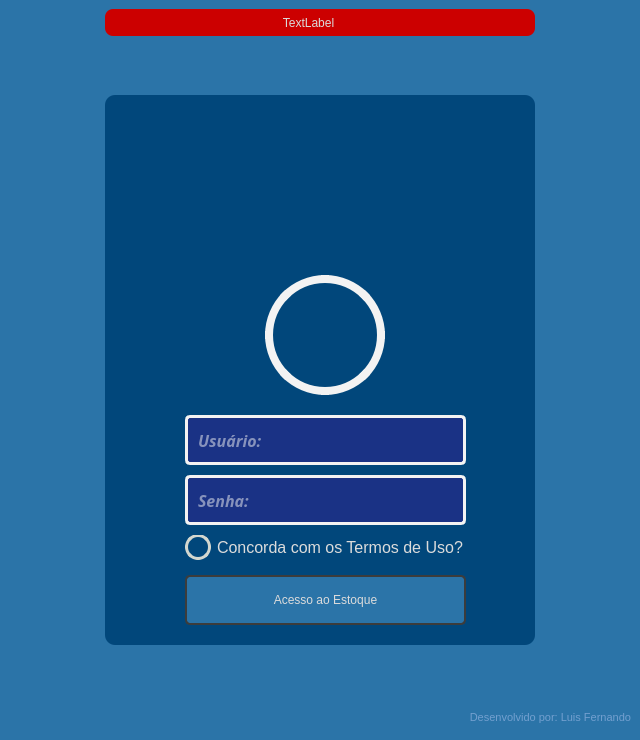
<?xml version="1.0" encoding="UTF-8"?>
<ui version="4.0">
 <class>Form</class>
 <widget class="QWidget" name="Form">
  <property name="geometry">
   <rect>
    <x>0</x>
    <y>0</y>
    <width>640</width>
    <height>740</height>
   </rect>
  </property>
  <property name="minimumSize">
   <size>
    <width>500</width>
    <height>700</height>
   </size>
  </property>
  <property name="windowTitle">
   <string>Login</string>
  </property>
  <property name="windowIcon">
   <iconset resource="recursos.qrc">
    <normaloff>:/icones/images/My-Documents-icon.png</normaloff>:/icones/images/My-Documents-icon.png</iconset>
  </property>
  <property name="windowOpacity">
   <double>1.000000000000000</double>
  </property>
  <property name="styleSheet">
   <string notr="true">color: rgb(219, 219, 219);
background-color: rgb(43, 116, 168);</string>
  </property>
  <layout class="QVBoxLayout" name="verticalLayout">
   <property name="spacing">
    <number>0</number>
   </property>
   <property name="leftMargin">
    <number>0</number>
   </property>
   <property name="topMargin">
    <number>0</number>
   </property>
   <property name="rightMargin">
    <number>0</number>
   </property>
   <property name="bottomMargin">
    <number>0</number>
   </property>
   <item>
    <widget class="QFrame" name="frame_superior">
     <property name="maximumSize">
      <size>
       <width>16777215</width>
       <height>45</height>
      </size>
     </property>
     <property name="styleSheet">
      <string notr="true"/>
     </property>
     <property name="frameShape">
      <enum>QFrame::NoFrame</enum>
     </property>
     <property name="frameShadow">
      <enum>QFrame::Raised</enum>
     </property>
     <layout class="QHBoxLayout" name="horizontalLayout_2">
      <item>
       <widget class="QFrame" name="frame_erro_login">
        <property name="maximumSize">
         <size>
          <width>430</width>
          <height>16777215</height>
         </size>
        </property>
        <property name="styleSheet">
         <string notr="true">background-color: rgb(204, 0, 0);
border-radius: 8px;</string>
        </property>
        <property name="frameShape">
         <enum>QFrame::StyledPanel</enum>
        </property>
        <property name="frameShadow">
         <enum>QFrame::Raised</enum>
        </property>
        <layout class="QHBoxLayout" name="horizontalLayout_3">
         <property name="spacing">
          <number>3</number>
         </property>
         <property name="leftMargin">
          <number>8</number>
         </property>
         <property name="topMargin">
          <number>3</number>
         </property>
         <property name="rightMargin">
          <number>8</number>
         </property>
         <property name="bottomMargin">
          <number>3</number>
         </property>
         <item>
          <widget class="QLabel" name="label_erro">
           <property name="text">
            <string>TextLabel</string>
           </property>
           <property name="alignment">
            <set>Qt::AlignCenter</set>
           </property>
          </widget>
         </item>
         <item>
          <widget class="QPushButton" name="pushButton_fechar_erro">
           <property name="minimumSize">
            <size>
             <width>20</width>
             <height>20</height>
            </size>
           </property>
           <property name="maximumSize">
            <size>
             <width>20</width>
             <height>20</height>
            </size>
           </property>
           <property name="styleSheet">
            <string notr="true">QPushButton {
	background-image: url(:/icon_fechar/images/fechar.png);
	background-position: center;
	border-radius 8px;
}
QPushButton:hover {
	background-color: rgb(226, 129, 63);
}
QPushButton:pressed {
	background-color: rgb(252, 233, 79);
}</string>
           </property>
           <property name="text">
            <string/>
           </property>
          </widget>
         </item>
        </layout>
       </widget>
      </item>
     </layout>
    </widget>
   </item>
   <item>
    <widget class="QFrame" name="frame_central">
     <property name="styleSheet">
      <string notr="true"/>
     </property>
     <property name="frameShape">
      <enum>QFrame::NoFrame</enum>
     </property>
     <property name="frameShadow">
      <enum>QFrame::Raised</enum>
     </property>
     <layout class="QHBoxLayout" name="horizontalLayout" stretch="0">
      <property name="spacing">
       <number>9</number>
      </property>
      <property name="leftMargin">
       <number>9</number>
      </property>
      <property name="topMargin">
       <number>9</number>
      </property>
      <property name="rightMargin">
       <number>9</number>
      </property>
      <property name="bottomMargin">
       <number>9</number>
      </property>
      <item>
       <widget class="QFrame" name="frame_login_area">
        <property name="maximumSize">
         <size>
          <width>430</width>
          <height>550</height>
         </size>
        </property>
        <property name="styleSheet">
         <string notr="true">background-color: rgb(1, 71, 123);
border-radius: 10px;</string>
        </property>
        <property name="frameShape">
         <enum>QFrame::NoFrame</enum>
        </property>
        <property name="frameShadow">
         <enum>QFrame::Raised</enum>
        </property>
        <widget class="QFrame" name="frame_logo_unisa">
         <property name="geometry">
          <rect>
           <x>60</x>
           <y>20</y>
           <width>321</width>
           <height>141</height>
          </rect>
         </property>
         <property name="styleSheet">
          <string notr="true">background-image: url(:/Logo/images/unisa.png);
background-position: center;
background-repeat: no-repeat;</string>
         </property>
         <property name="frameShape">
          <enum>QFrame::StyledPanel</enum>
         </property>
         <property name="frameShadow">
          <enum>QFrame::Raised</enum>
         </property>
        </widget>
        <widget class="QFrame" name="frame_avatar">
         <property name="geometry">
          <rect>
           <x>160</x>
           <y>180</y>
           <width>120</width>
           <height>120</height>
          </rect>
         </property>
         <property name="minimumSize">
          <size>
           <width>120</width>
           <height>120</height>
          </size>
         </property>
         <property name="maximumSize">
          <size>
           <width>120</width>
           <height>120</height>
          </size>
         </property>
         <property name="styleSheet">
          <string notr="true">QFrame{
	background-image: url(:/avatar/images/ursinho.png);
	background-position: center;
	border-radius: 60px;
	border: 8px solid rgb(243, 243, 243);
}</string>
         </property>
         <property name="frameShape">
          <enum>QFrame::StyledPanel</enum>
         </property>
         <property name="frameShadow">
          <enum>QFrame::Raised</enum>
         </property>
        </widget>
        <widget class="QLineEdit" name="lineEdit_usuario">
         <property name="geometry">
          <rect>
           <x>80</x>
           <y>320</y>
           <width>281</width>
           <height>50</height>
          </rect>
         </property>
         <property name="font">
          <font>
           <family>Sans</family>
           <pointsize>12</pointsize>
           <weight>75</weight>
           <italic>true</italic>
           <bold>true</bold>
           <stylestrategy>PreferDefault</stylestrategy>
           <kerning>true</kerning>
          </font>
         </property>
         <property name="toolTip">
          <string/>
         </property>
         <property name="autoFillBackground">
          <bool>false</bool>
         </property>
         <property name="styleSheet">
          <string notr="true">QLineEdit{
	border: 3px solid rgb(243, 243, 243);
	background-color: rgb(26, 50, 133);
	border-radius: 5px;
	color: rgb(243, 243, 243);
	padding: 8px;
}
QLineEdit:hover{
		border: 3px solid rgb(114, 159, 207);
}
QLineEdit:focus{
		border: 3px solid rgb(101, 0, 255);
}</string>
         </property>
         <property name="maxLength">
          <number>120</number>
         </property>
         <property name="placeholderText">
          <string>Usuário:</string>
         </property>
        </widget>
        <widget class="QLineEdit" name="lineEdit_senha">
         <property name="geometry">
          <rect>
           <x>80</x>
           <y>380</y>
           <width>281</width>
           <height>50</height>
          </rect>
         </property>
         <property name="font">
          <font>
           <family>Sans</family>
           <pointsize>12</pointsize>
           <weight>75</weight>
           <italic>true</italic>
           <bold>true</bold>
           <stylestrategy>PreferDefault</stylestrategy>
           <kerning>true</kerning>
          </font>
         </property>
         <property name="toolTip">
          <string/>
         </property>
         <property name="autoFillBackground">
          <bool>false</bool>
         </property>
         <property name="styleSheet">
          <string notr="true">QLineEdit{
	border: 3px solid rgb(243, 243, 243);
	background-color: rgb(26, 50, 133);
	border-radius: 5px;
	color: rgb(243, 243, 243);
	padding: 8px;
}
QLineEdit:hover{
		border: 3px solid rgb(114, 159, 207);
}
QLineEdit:focus{
		border: 3px solid rgb(101, 0, 255);
}</string>
         </property>
         <property name="maxLength">
          <number>120</number>
         </property>
         <property name="echoMode">
          <enum>QLineEdit::Password</enum>
         </property>
         <property name="placeholderText">
          <string>Senha:</string>
         </property>
        </widget>
        <widget class="QCheckBox" name="checkBox">
         <property name="geometry">
          <rect>
           <x>80</x>
           <y>440</y>
           <width>281</width>
           <height>25</height>
          </rect>
         </property>
         <property name="font">
          <font>
           <pointsize>12</pointsize>
          </font>
         </property>
         <property name="styleSheet">
          <string notr="true">QCheckBox::indicator{
	border: 3px solid rgb(211, 215, 207);
	width: 20px;
	height: 20px;
	border-radius: 13px;
	background-color:  rgb(1, 71, 123);
}

QCheckBox::indicator:checked{
    background-image: url(:/icones/images/ok-icon.png);
	background-position: center;
	width: 20px;
	height: 20px;
	border: 3px solid rgb(26, 50, 133);
	background-color: rgb(241, 255, 46);
}</string>
         </property>
         <property name="text">
          <string>Concorda com os Termos de Uso?</string>
         </property>
        </widget>
        <widget class="QPushButton" name="pushButton_acesso">
         <property name="geometry">
          <rect>
           <x>80</x>
           <y>480</y>
           <width>281</width>
           <height>50</height>
          </rect>
         </property>
         <property name="styleSheet">
          <string notr="true">QPushButton {	
	background-color: rgb(43, 116, 168);
	border: 2px solid rgb(60, 60, 60);
	border-radius: 5px;
}
QPushButton:hover {	
	background-color: rgb(26, 50, 133);
	border: 2px solid rgb(114, 159, 207);
}
QPushButton:pressed {	
	background-color: rgb(255, 255, 191);
	border: 2px solid rgb(255, 165, 24);	
	color: rgb(35, 35, 35);
}</string>
         </property>
         <property name="text">
          <string>Acesso ao Estoque</string>
         </property>
        </widget>
       </widget>
      </item>
     </layout>
    </widget>
   </item>
   <item>
    <widget class="QFrame" name="frame_inferior">
     <property name="maximumSize">
      <size>
       <width>16777215</width>
       <height>45</height>
      </size>
     </property>
     <property name="styleSheet">
      <string notr="true"/>
     </property>
     <property name="frameShape">
      <enum>QFrame::NoFrame</enum>
     </property>
     <property name="frameShadow">
      <enum>QFrame::Raised</enum>
     </property>
     <layout class="QHBoxLayout" name="horizontalLayout_4">
      <item>
       <widget class="QLabel" name="label">
        <property name="font">
         <font>
          <pointsize>8</pointsize>
         </font>
        </property>
        <property name="styleSheet">
         <string notr="true">color: rgb(114, 159, 207);</string>
        </property>
        <property name="text">
         <string>Desenvolvido por: Luis Fernando</string>
        </property>
        <property name="alignment">
         <set>Qt::AlignRight|Qt::AlignTrailing|Qt::AlignVCenter</set>
        </property>
       </widget>
      </item>
     </layout>
    </widget>
   </item>
  </layout>
 </widget>
 <resources>
  <include location="recursos.qrc"/>
 </resources>
 <connections/>
</ui>
